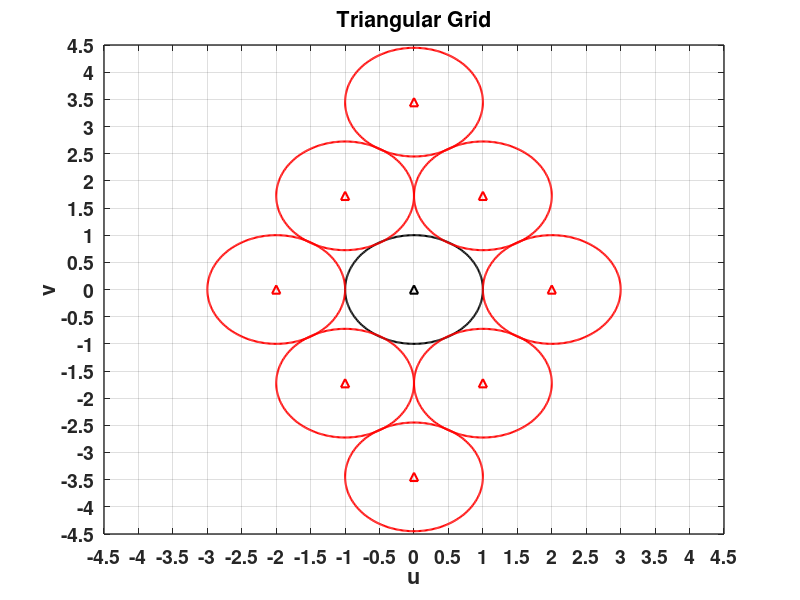

The MATLAB script that drew this image:
%% Code to compute and plot grating lobes in sine space
%Arik D. Brown
 
%% Define input parameters
c=11.803;%Gin/s
f=3;%GHz
lambda=c/f;%in
 
%Element Spacing
dx=.5*lambda;%in
dy=.29*lambda;%in
 
%Grid Type
elemgrid=2;%1 = Rectangular Grid, 2 = Triangular Grid
 
%Define Scan Angle
thetaELo=0;%deg thetaEL
thetaAZo=0;%deg phiAZ
mainbeam.uo=cosd(thetaELo)*sind(thetaAZo);
mainbeam.vo=sind(thetaELo);
 
%Define Unit Circle
phi=0:1:360;%degrees
unitcircle.u=cosd(phi);
unitcircle.v=sind(phi);
 
%Define Main Beam Unit Circle
mainbeam.u=mainbeam.uo + unitcircle.u;
mainbeam.v=mainbeam.vo + unitcircle.v;
 
%Define Grating Lobe Locations
if elemgrid == 1
    gratinglobe.uo=mainbeam.uo+[ 0 -1 -1 1 1 0 -1 1]*lambda/dx;
    gratinglobe.vo=mainbeam.vo+[ 1 -1 0 0 1 -1 1 -1]*lambda/dy;
    plotfigs.titletxt='Rectangular Grid';
    plotfigs.markertype='s';
elseif elemgrid ==2
    gratinglobe.uo=mainbeam.uo+[  0  0 1  -1 -1  1 2 -2]*lambda/(2*dx);
    gratinglobe.vo=mainbeam.vo+[  2 -2 1  -1  1 -1 0  0]*lambda/(2*dy);
    plotfigs.titletxt='Triangular Grid';
    plotfigs.markertype='^';
end
 
%% Plot Grating Lobes
 
plotfigs.limit=4.5;
 
figure(1)
clf
 
%Mainbeam Unit Circle
plot(mainbeam.u,mainbeam.v,'-','color',[0 0 0],'LineWidth',1.5),hold
 
%Main Beam
plot(mainbeam.uo,mainbeam.vo,plotfigs.markertype,'color',[0 0 0],'MarkerSize',6,'LineWidth',1.5)
 
%Grating Lobes
plot(gratinglobe.uo,gratinglobe.vo,plotfigs.markertype,'color',[1 0 0],'LineWidth',1.5)
 
%Grating Lobe Unit Circles
for ig=1:length(gratinglobe.uo)
    
    if elemgrid == 1
        plot(unitcircle.u+ gratinglobe.uo(ig),unitcircle.v+gratinglobe.vo(ig),'r-','LineWidth',1.5)
    elseif elemgrid == 2
        plot(unitcircle.u+ gratinglobe.uo(ig),unitcircle.v+gratinglobe.vo(ig),'r-','LineWidth',1.5)
    end
end
 
axis([-plotfigs.limit plotfigs.limit -plotfigs.limit plotfigs.limit])
set(gca,'XTick', -plotfigs.limit:.5:plotfigs.limit, 'YTick', -plotfigs.limit:.5:plotfigs.limit)
xlabel('u','FontSize',14,'FontWeight','bold')
ylabel('v','FontSize',14,'FontWeight','bold')
title(plotfigs.titletxt,'FontSize',18,'FontWeight','bold')
grid
set(gca,'Fontsize',14,'Fontweight','bold','linewidth',1.0)
